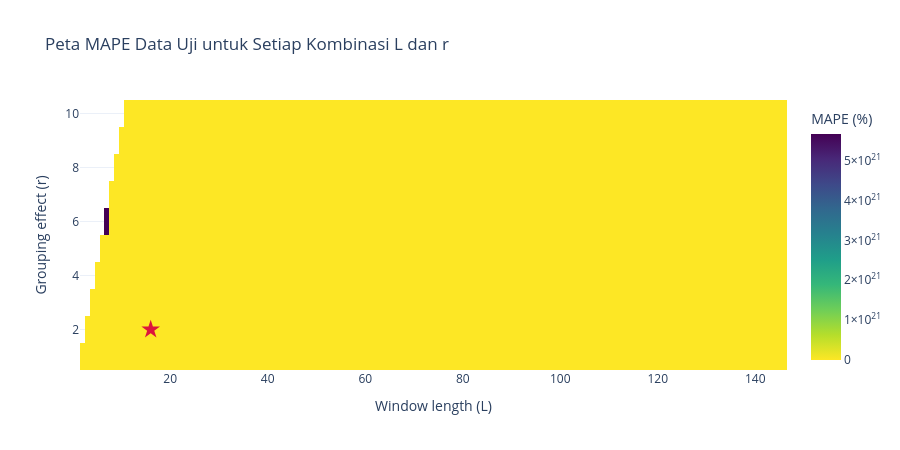

This figure's notebook cell:
### Code cell
peta = grid.pivot(index='r', columns='L', values='MAPE (%)')
batas = np.nanpercentile(peta.to_numpy(), 90)  # warna dipotong agar kombinasi ekstrem tidak menenggelamkan pola
fig = px.imshow(peta, aspect='auto', origin='lower', color_continuous_scale='Viridis_r', zmax=batas,
                labels=dict(x='Window length (L)', y='Grouping effect (r)', color='MAPE (%)'),
                title='Peta MAPE Data Uji untuk Setiap Kombinasi L dan r')
fig.update_traces(hovertemplate='L = %{x}<br>r = %{y}<br>MAPE = %{z:.4f}%<extra></extra>')
fig.add_scatter(x=[L], y=[r], mode='markers', marker=dict(size=14, symbol='star', color='crimson'),
                name='Terpilih', hovertemplate=f'Terpilih: L = {L}, r = {r}<extra></extra>')
fig.update_layout(height=450)
fig.show()

### Figure 1 — Plotly figure (JSON) as saved in the notebook; plotly's stock layout.template omitted (floating-point values rounded to 4 significant figures; data arrays with more than 128 entries replaced by an {"elided": "..."} marker saying what was removed)
{"data": [{"coloraxis": "coloraxis", "hovertemplate": "L = %{x}<br>r = %{y}<br>MAPE = %{z:.4f}%<extra></extra>", "name": "0", "type": "heatmap", "x": {"elided": "145 int values"}, "xaxis": "x", "y": [1, 2, 3, 4, 5, 6, 7, 8, 9, 10], "yaxis": "y", "z": {"elided": "10x145 float values"}}, {"hovertemplate": "Terpilih: L = 16, r = 2<extra></extra>", "marker": {"color": "crimson", "size": 14, "symbol": "star"}, "mode": "markers", "name": "Terpilih", "type": "scatter", "x": [16], "y": [2]}], "layout": {"coloraxis": {"autocolorscale": false, "cmax": 11.03, "cmin": null, "colorbar": {"title": {"text": "MAPE (%)"}}, "colorscale": [[0.0, "#fde725"], [0.1111, "#b5de2b"], [0.2222, "#6ece58"], [0.3333, "#35b779"], [0.4444, "#1f9e89"], [0.5556, "#26828e"], [0.6667, "#31688e"], [0.7778, "#3e4989"], [0.8889, "#482878"], [1.0, "#440154"]]}, "height": 450, "title": {"text": "Peta MAPE Data Uji untuk Setiap Kombinasi L dan r"}, "xaxis": {"anchor": "y", "domain": [0.0, 1.0], "title": {"text": "Window length (L)"}}, "yaxis": {"anchor": "x", "autorange": true, "domain": [0.0, 1.0], "title": {"text": "Grouping effect (r)"}}}}
